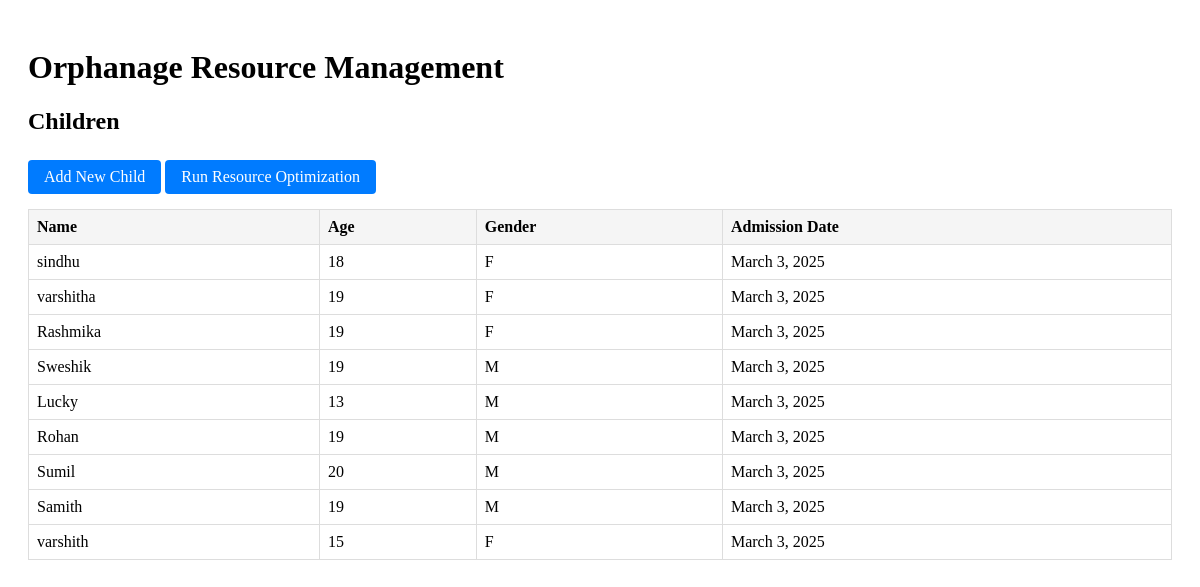
The app's page /, older data.
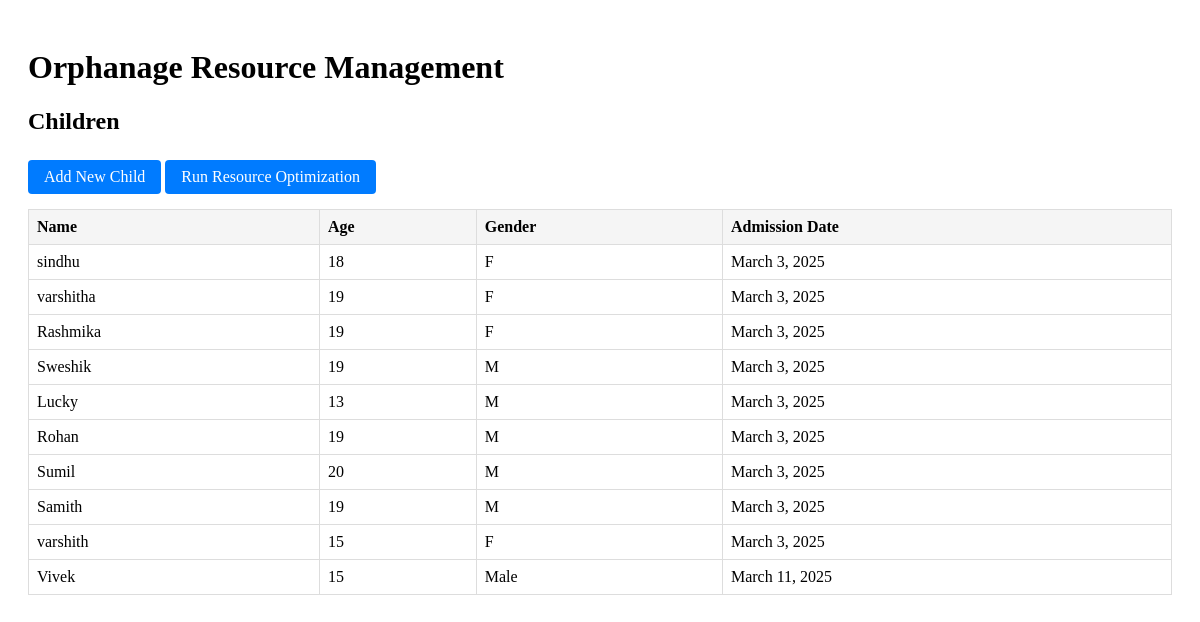
The same page, newer data.
### BestVision/models.py (models this page shows, shortened)
class Child(models.Model):
    GENDER_CHOICES = [
        ('MALE', 'Male'),
        ('FEMALE', 'Female')
    ]
    name = models.CharField(max_length=100)
    age = models.IntegerField()
    gender = models.CharField(max_length=6, choices=GENDER_CHOICES)
    admission_date = models.DateField()

### BestVision/views.py (the view)
# urls.py: path('', views.home, name='home'),
def home(request):
    context = {
        'children': Child.objects.all()
    }
    return render(request, 'home.html', context)

### BestVision/templates/home.html
{% extends 'base.html' %}
{% block content %}
<div class="container">
    <h1>Orphanage Resource Management</h1>
    <div class="section">
        <h2>Children</h2>
        <a href="{% url 'add_child' %}" class="button">Add New Child</a>
        <a href="{% url 'optimize_resources' %}" class="button">Run Resource Optimization</a>
        <table>
            <thead>
                <tr>
                    <th>Name</th>
                    <th>Age</th>
                    <th>Gender</th>
                    <th>Admission Date</th>
                </tr>
            </thead>
            <tbody>
                {% for child in children %}
                <tr>
                    <td>{{ child.name }}</td>
                    <td>{{ child.age }}</td>
                    <td>{{ child.get_gender_display }}</td>
                    <td>{{ child.admission_date }}</td>
                </tr>
                {% endfor %}
            </tbody>
        </table>
    </div>
</div>
{% endblock %}

Row changes from the older to the newer data that the page shows:
added Child: name "Vivek", age "15", gender "Male", admission_date "March 11, 2025"
